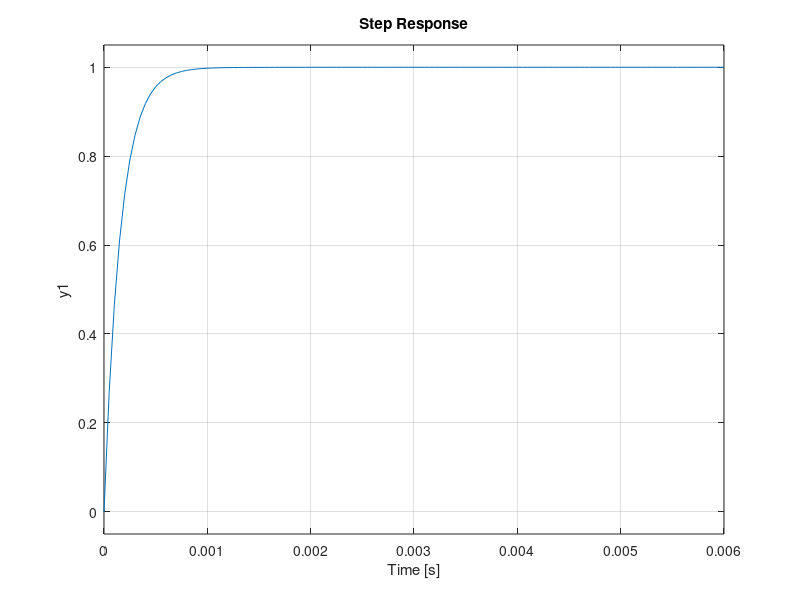

Source code (MATLAB): (Note: this script raises an error after producing the figure.)
%% Task 3: Dual Loop Controler [But way faster]
% 1. Settling time: [0.1 ms < Ts(5%) < 1 ms]
% 2. No Overshoot
clc
clear

s=tf('s');

%% Plant (Buck Converter)
Vg= 250;    % Voltage [V]
L=2e-3;     % Inductance [H]
C=30e-6;    % Capacitance [F]
R=30;       % Resistance [Ohm]
fs=10e3;    % Samplying frequency [Hz]

G1= Vg*( C*s + (1/R) ) / ( (L*C*s*s)+  (L/R)*s + 1 );   % Current Control
G2= (R) / ( (R*C*s) + 1 );                              % Voltage Control

%% External Loop [Voltage Control]
% PI controller:
Kp=0.188;
Ki=208;
C2=(Kp*s+Ki)/s;

% Closed Loop Transfer function / Step Response
CLTF_ex= feedback(C2*G2,1);
step(CLTF_ex)
grid on

% StepInfo Display
data=stepinfo(CLTF_ex, "SettlingTimeThreshold",0.05);
Ts_ms=(data.SettlingTime)*1e3;
Mp=data.Overshoot;

msg=['[CLTF_ex]  Ts: ',num2str(Ts_ms),' ms || Mp(%): ',num2str(Mp)];
disp(msg)

%% Internal Loop [Current Control]
% Hysteresis Controller, done on the Simulink File

